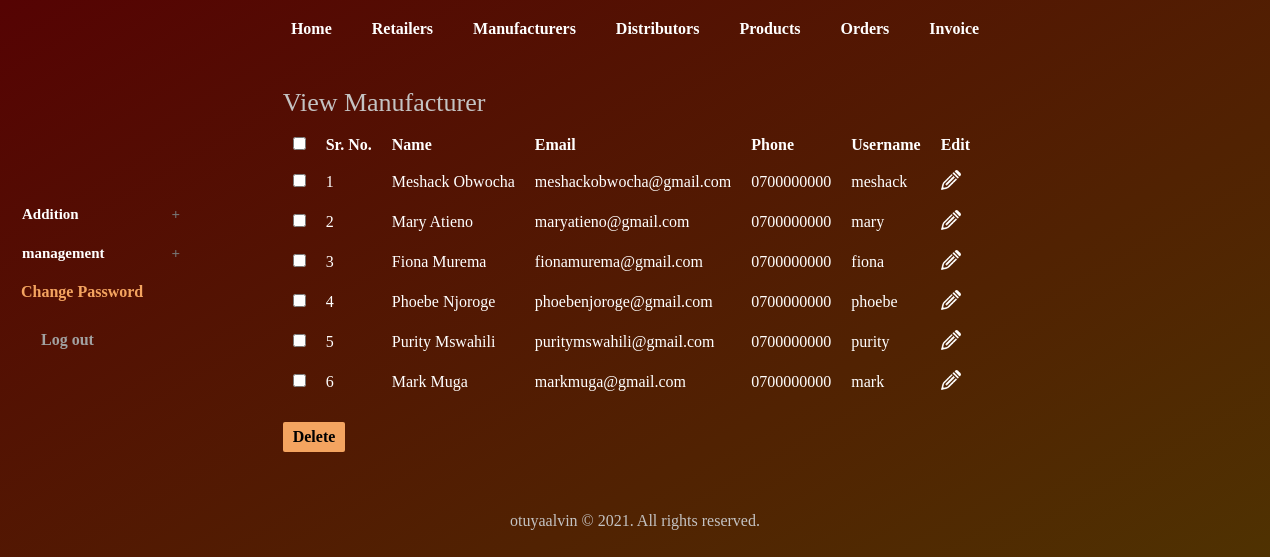
/admin/view_manufacturer.php (signed in), run on the app's committed database.
### tables this page shows
CREATE TABLE `manufacturer` (
  `man_id` int(11) NOT NULL,
  `man_name` varchar(25) NOT NULL,
  `man_email` varchar(50) DEFAULT NULL,
  `man_phone` varchar(10) NOT NULL,
  `username` varchar(20) NOT NULL,
  `password` varchar(255) NOT NULL
);

### admin/view_manufacturer.php (the view, shortened to what this page needs)
<?php
	include("../includes/config.php");
	if(isset($_SESSION['admin_login'])) {
		if($_SESSION['admin_login'] == true) {
			$query_selectManufacturer = "SELECT * FROM manufacturer";
			$result_selectManufacturer = mysqli_query($con,$query_selectManufacturer);
		}
		else {
			header('Location:../index.php');
		}
	}
	else {
		header('Location:../index.php');
	}
?>
<!DOCTYPE html>
<html>
<head>
	<link rel="stylesheet" href="../includes/main.css" >
</head>
<body>
	<?php
		include("../includes/nav_admin.inc.php");
		include("../includes/aside_admin.inc.php");
	?>
	<section>
		<h1>View Manufacturer</h1>
		<form action="" method="POST" class="form">
		<table class="table_displayData">
			<tr>
				<th> <input type="checkbox" onClick="toggle(this)" /> </th>
				<th>Sr. No.</th>
				<th>Name</th>
				<th>Email</th>
				<th>Phone</th>
				<th>Username</th>
				<th> Edit </th>
			</tr>
			<?php $i=1; while($row_selectManufacturer = mysqli_fetch_array($result_selectManufacturer)) { ?>
			<tr>
				<td> <input type="checkbox" name="chkId[]" value="<?php echo $row_selectManufacturer['man_id']; ?>" /> </td>
				<td> <?php echo $i; ?> </td>
				<td> <?php echo $row_selectManufacturer['man_name']; ?> </td>
				<td> <?php echo $row_selectManufacturer['man_email']; ?> </td>
				<td> <?php echo $row_selectManufacturer['man_phone']; ?> </td>
				<td> <?php echo $row_selectManufacturer['username']; ?> </td>
				<td> <a href="edit_manufacturer.php?id=<?php echo $row_selectManufacturer['man_id']; ?>"><img src="../images/edit1.png" alt="edit" /></a> </td>
			</tr>
			<?php $i++; } ?>
		</table>
		<input type="submit" value="Delete" class="submit_button"/>
		</form>
	</section>
	<?php
		include("../includes/footer.inc.php");
	?>
</body>
</html>

### includes/main.css (style rules this page uses)
* { font-family: 'Permanent Marker', cursive; margin:0px; padding:0px; }
body,html { width:100%; margin:auto; background: linear-gradient(-30deg, rgb(4, 75, 4),#350536, rgb(77, 65, 1), #550303); background-size: 400% 400%; animation: gradient 15s ease infinite; }
a { text-decoration:none; }
input::placeholder { color: rgb(173, 173, 173); }
.submit_button { border:1px solid #F4A460; border-radius: 2px; font-size:16px; font-weight: bolder; margin-top:20px; margin-right:20px; padding:6px 10px; background-color:#F4A460; border:none; color:black; }
section { width:100%; padding:30px; margin-right: 0%; padding-bottom:40px; border-radius: 2px; background-color: transparent; }
section h1 { margin-bottom:10px; font-weight:normal; color:rgb(196, 195, 195); font-size: 26px; }
table { border-collapse: collapse; }
table a { font-weight: bolder; color: #F4A460; }
.table_displayData td, .table_displayData th { padding: 8px 10px; text-align: left; color: white; }
.table_displayData th { background-color:transparent; color:white; }
table img { height: 20px; }

### data on the page
manufacturer: man_name "Meshack Obwocha", man_email "meshackobwocha@gmail.com", man_phone "0700000000", username "meshack"
manufacturer: man_name "Mary Atieno", man_email "maryatieno@gmail.com", man_phone "0700000000", username "mary"
manufacturer: man_name "Fiona Murema", man_email "fionamurema@gmail.com", man_phone "0700000000", username "fiona"
manufacturer: man_name "Phoebe Njoroge", man_email "phoebenjoroge@gmail.com", man_phone "0700000000", username "phoebe"
manufacturer: man_name "Purity Mswahili", man_email "puritymswahili@gmail.com", man_phone "0700000000", username "purity"
manufacturer: man_name "Mark Muga", man_email "markmuga@gmail.com", man_phone "0700000000", username "mark"
